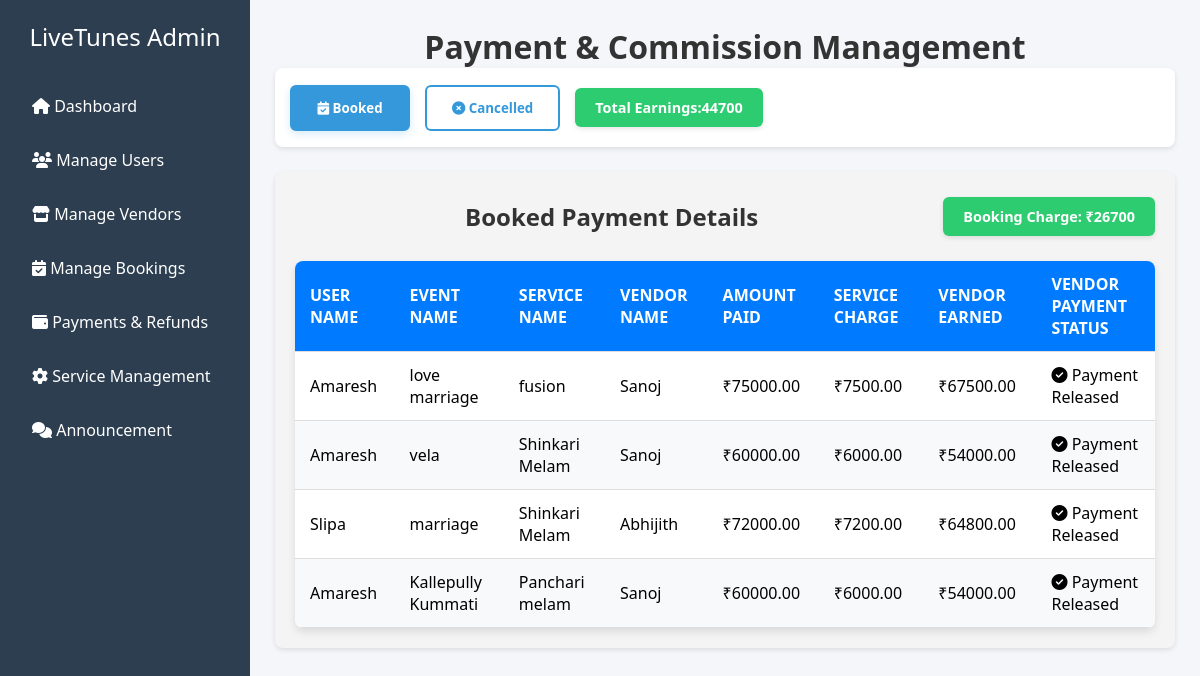
The app's page /payment_refund with its own data.
### Admin/models.py (models this page shows, shortened)
class AdminEarnings(models.Model):
    booking_earnings = models.DecimalField(max_digits=10, decimal_places=2, default=0.00, null=True, blank= True)  # Commission from bookings
    cancel_earnings = models.DecimalField(max_digits=10, decimal_places=2, default=0.00, null=True, blank= True)   # Commission from cancellations
    total_earnings = models.DecimalField(max_digits=10, decimal_places=2, default=0.00, editable=False)  # Auto-updated total
    def save(self, *args, **kwargs):
        self.total_earnings = self.booking_earnings + self.cancel_earnings
        super().save(*args, **kwargs)

class Service(models.Model):
    name = models.CharField(max_length=255)
    description = models.TextField()
    photo = models.ImageField(upload_to='service_photos/', blank=True, null=True)

### user/models.py (models this page shows, shortened)
class Booking(models.Model):
    user = models.ForeignKey(User, on_delete=models.CASCADE)
    vendor = models.ForeignKey(Vendor, on_delete=models.CASCADE)
    select_service = models.ForeignKey(VendorServicePrice, on_delete=models.CASCADE)
    num_people = models.PositiveIntegerField()
    event_name = models.CharField(max_length=255)  # 🔹 Now a simple CharField
    venue_address = models.TextField()
    event_date = models.DateTimeField()
    event_hours = models.PositiveIntegerField()
    total_amount = models.DecimalField(max_digits=10, decimal_places=2, blank=True, null=True)
    booking_date = models.DateTimeField(auto_now_add=True)
    vendor_approval = models.CharField(max_length = 2500, null =True, blank = True)
    payment_approval = models.CharField(max_length=2500, null=True, blank=True)
    admin_approval = models.CharField(max_length=2500, null=True, blank=True)
    commission_amount = models.DecimalField(max_digits=10, decimal_places=2, blank=True, null=True)
    vendor_amount = models.DecimalField(max_digits=10, decimal_places=2, blank=True, null=True)

### vendor/models.py (models this page shows, shortened)
class VendorServicePrice(models.Model):
    vendor = models.ForeignKey(User, on_delete=models.CASCADE)  # Linking to the vendor (user)
    service = models.ForeignKey(Service, on_delete=models.CASCADE)  # Linking to the Service model
    price_10_members = models.DecimalField(max_digits=10, decimal_places=2, null=True, blank=True)
    price_15_members = models.DecimalField(max_digits=10, decimal_places=2, null=True, blank=True)
    price_20_members = models.DecimalField(max_digits=10, decimal_places=2, null=True, blank=True)
    price_per_person = models.DecimalField(max_digits=10, decimal_places=2, null=True, blank=True)

class Vendor(models.Model):
    user = models.OneToOneField(User, on_delete=models.CASCADE)
    vendor_name = models.CharField(max_length=255)
    phone = models.CharField(max_length=15)
    group_name = models.CharField(max_length=255)
    address = models.TextField()
    service = models.CharField(max_length=255, null=True, blank=True)
    approval = models.CharField(null = True, max_length=255)
    group_photo = models.ImageField(upload_to='vendors/', null=True, blank=True)

### Admin/views.py (the view)
# urls.py: path('payment_refund', views.payment_refund, name='payment_refund'),
def payment_refund(request):
    paid_bookings = Booking.objects.filter(payment_approval="Paid")
    cancel_bookings = CancelledBooking.objects.all()
    total_amount, created = AdminEarnings.objects.get_or_create(id=1)  # Change this logic as needed
    total_paid_commission = paid_bookings.aggregate( total_commission=Sum('commission_amount')    )['total_commission'] or Decimal('0.00')
    total_cancel_commission = cancel_bookings.aggregate(total_commission=Sum('commission_amount'))['total_commission'] or Decimal('0.00')
    total_amount.booking_earnings = total_paid_commission
    total_amount.cancel_earnings = total_cancel_commission
    total_amount.total_earnings = total_paid_commission + total_cancel_commission  # Sum of both earnings
    total_amount.save()
    context = {
        "bookings": paid_bookings,
        "cancel_bookings": cancel_bookings,
        "total_amount":total_amount
    }
    return render(request, "payment_refund.html", context)

### Admin/templates/payment_refund.html (shortened to what this page needs)
<!DOCTYPE html>
<html lang="en">
<head>
    <link rel="stylesheet" href="https://cdnjs.cloudflare.com/ajax/libs/font-awesome/6.4.0/css/all.min.css">
</head>
<body>
   <div class="sidebar">
            <div class="logo">LiveTunes Admin</div>
            <div class="menu-item">
                <a href="{% url 'admin_dashboard' %}" style="text-decoration: none; color: inherit;">
                    <i class="fas fa-home"></i> Dashboard
                </a>
            </div>
            <div class="menu-item">
                <a href="{% url 'manage_users' %}" style="text-decoration: none; color: inherit;">
                    <i class="fas fa-users"></i> Manage Users
                </a>
            </div>
            <div class="menu-item">
                <a href="{% url 'manage_vendor' %}" style="text-decoration: none; color: inherit;">
                    <i class="fas fa-store"></i> Manage Vendors
                </a>
            </div>
            <div class="menu-item">
                <a href="{% url 'manage_booking' %}" style="text-decoration: none; color: inherit;">
                    <i class="fas fa-calendar-check"></i> Manage Bookings
                </a>
            </div>
            <div class="menu-item">
                <a href="{% url 'payment_refund' %}" style="text-decoration: none; color: inherit;">
                    <i class="fas fa-wallet"></i> Payments & Refunds
                </a>
            </div>
            <div class="menu-item">
                <a href="{% url 'service_management' %}" style="text-decoration: none; color: inherit;">
                    <i class="fas fa-cog"></i> Service Management
                </a>
            </div>
            <div class="menu-item">
                <a href="{% url 'add_announcement' %}" style="text-decoration: none; color: inherit;">
                    <i class="fas fa-comments"></i> Announcement
                </a>
            </div>
        </div>
    <div class="main-content">
        <h1>Payment & Commission Management</h1>
        <div class="toggle-buttons">
            <button class="toggle-btn active" onclick="showTable('booked')">
                <i class="fas fa-calendar-check"></i> Booked
            </button>
            <button class="toggle-btn" onclick="showTable('cancelled')">
                <i class="fas fa-times-circle"></i> Cancelled
            </button>
           <div class="total-earnings">
              Total Earnings:{{total_amount.total_earnings}}
          </div>
        </div>
        <div class="service-form" id="bookedSection">
             <div class="section-header">
            <h2>Booked Payment Details</h2>
            <div class="total-earnings">
                Booking Charge: ₹{{total_amount.booking_earnings}}
            </div>
           </div>
            <table class="table">
                <thead>
                <tr>
                    <th>User Name</th>
                    <th>Event Name</th>
                    <th>Service Name</th>
                    <th>Vendor Name</th>
                     <th>Amount Paid</th>
                    <th>Service Charge</th>
                    <th>Vendor Earned</th>
                    <th>Vendor Payment Status</th>
                </tr>
            </thead>
            <tbody>
                {% for booking in bookings %}
        <tr>
            <td>{{ booking.user.first_name }}</td>
            <td>{{ booking.event_name }}</td>
            <td>{{ booking.select_service.service.name }}</td>
            <td>{{ booking.vendor.vendor_name }}</td>
            <td>₹{{ booking.total_amount }}</td>
            <td>₹{{ booking.commission_amount }}</td>
            <td>₹{{ booking.vendor_amount }}</td>
            <td class="action-btns">
                    {% if booking.admin_approval == 'Release' %}
                        <span class="status approved">
                            <i class="fas fa-check-circle"></i> Payment Released
                        </span>
                    {% endif %}
                </td>
        </tr>
        {% empty %}
        <tr>
            <td colspan="7">No paid users found.</td>
        </tr>
        {% endfor %}
            </tbody>
        </table>
        </div>
    </div>
</body>
</html>

### Admin/templates/payment_refund.html (style rules this page uses)
* { margin: 0; padding: 0; box-sizing: border-box; font-family: 'Segoe UI', Tahoma, Geneva, Verdana, sans-serif; }
body { display: flex; background-color: #f5f6fa; }
.sidebar { width: 250px; height: 100vh; background-color: #2c3e50; color: white; padding: 20px; position: fixed; }
.logo { font-size: 24px; margin-bottom: 30px; text-align: center; }
.menu-item { padding: 12px; margin: 8px 0; border-radius: 5px; cursor: pointer; transition: 0.3s; }
.main-content { margin-left: 250px; padding: 25px; width: calc(100% - 250px); }
.service-form { background: white; padding: 25px; border-radius: 10px; margin-bottom: 25px; box-shadow: 0 2px 5px rgba(0,0,0,0.1); }
.table { width: 100%; border-collapse: collapse; margin-top: 20px; background-color: #fff; border-radius: 8px; overflow: hidden; box-shadow: 0 4px 8px rgba(0, 0, 0, 0.1); }
.table th, .table td { padding: 12px 15px; text-align: left; border-bottom: 1px solid #ddd; }
.table th { background-color: #007bff; color: white; font-weight: bold; text-transform: uppercase; }
.table tbody tr:nth-child(even) { background-color: #f8f9fa; }
.service-form { background: #f4f4f4; padding: 20px; border-radius: 8px; box-shadow: 0px 2px 5px rgba(0, 0, 0, 0.1); }
h1, h2 { text-align: center; color: #333; }
.toggle-buttons { display: flex; gap: 10px; margin-bottom: 25px; padding: 10px; background: white; border-radius: 8px; box-shadow: 0 2px 5px rgba(0,0,0,0.1); }
.toggle-btn { padding: 12px 25px; border-radius: 6px; cursor: pointer; transition: all 0.3s ease; border: 2px solid #3498db; background: transparent; color: #3498db; font-weight: 600; min-width: 120px; text-align: center; }
.toggle-btn.active { background: #3498db; color: white; border-color: #3498db; box-shadow: 0 3px 8px rgba(52, 152, 219, 0.2); }
.total-earnings { margin-left: auto; background: #2ecc71; color: white; padding: 12px 25px; border-radius: 6px; font-weight: bold; display: flex; align-items: center; gap: 8px; box-shadow: 0 2px 5px rgba(0,0,0,0.1); }
.section-header { display: flex; justify-content: space-between; align-items: center; margin-bottom: 20px; gap: 15px; flex-wrap: wrap; }
.section-header h2 { margin: 0; flex: 1; min-width: 200px; }
.total-earnings { background: #2ecc71; color: white; padding: 10px 20px; border-radius: 6px; font-weight: bold; display: inline-flex; align-items: center; gap: 8px; box-shadow: 0 2px 5px rgba(0,0,0,0.1); font-size: 0.9em; margin: 5px 0; }
.toggle-buttons { display: flex; gap: 15px; margin-bottom: 25px; padding: 15px; align-items: center; }
.table { margin-top: 15px; }

### records on screen
AdminEarnings: total_earnings "44700", booking_earnings "26700"
Booking: user.first_name "Amaresh", event_name "love marriage", select_service.service.name "fusion", vendor.vendor_name "Sanoj", total_amount "75000.00", commission_amount "7500.00", vendor_amount "67500.00", admin_approval "Release" (drawn)
Booking: user.first_name "Amaresh", event_name "vela", select_service.service.name "Shinkari Melam", vendor.vendor_name "Sanoj", total_amount "60000.00", commission_amount "6000.00", vendor_amount "54000.00", admin_approval "Release" (drawn)
Booking: user.first_name "Slipa", event_name "marriage", select_service.service.name "Shinkari Melam", vendor.vendor_name "Abhijith", total_amount "72000.00", commission_amount "7200.00", vendor_amount "64800.00", admin_approval "Release" (drawn)
Booking: user.first_name "Amaresh", event_name "Kallepully Kummati", select_service.service.name "Panchari melam", vendor.vendor_name "Sanoj", total_amount "60000.00", commission_amount "6000.00", vendor_amount "54000.00", admin_approval "Release" (drawn)
